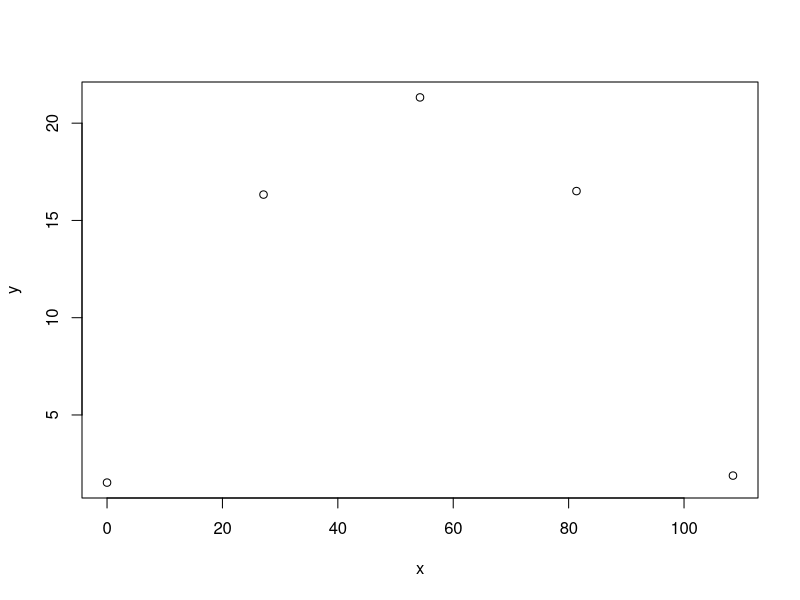
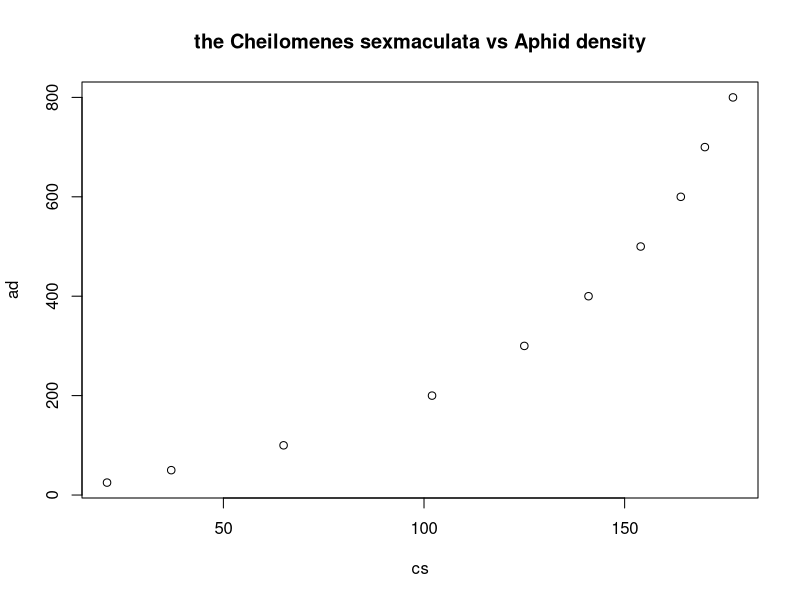
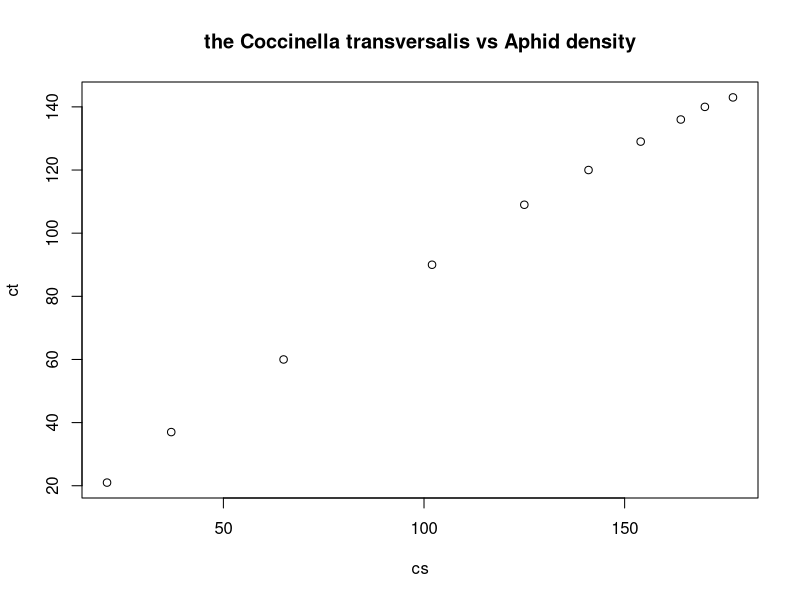
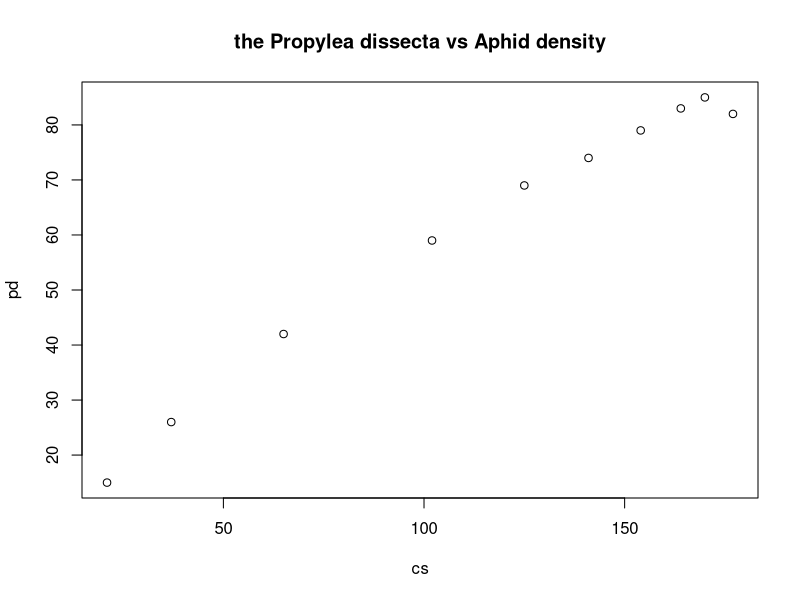

Source code (R) for these figures, in order:
## ---- chunk 1
knitr::opts_chunk$set(
    echo = TRUE,
    warning = FALSE,
    message = FALSE)
## ---- chunk 2
a <- ((93)^2 - 164) / (46^3 + 189)
b <- 376 - (23^2) / 4
c <- (59 + 48^2) / ((-9) + 22^2)
d <- (-16 + 55^2) / 13 + 29^2
e <- 18^4 - 16^3 + 14^2 - 12
c(a, b, c, d, e)
## ---- chunk 3
x <- 1:20
print(3 * x)
length(3 * x)
## ---- chunk 4
t <- 0:4.09
x <- 27.12 * t
y <- 1.524 + 19.71 * t - 4.905 * t^2
plot(x, y)
## ---- chunk 5
# vectors data
cs <- c(21, 37, 65, 102, 125, 141, 154, 164, 170, 177)
ct <- c(21, 37, 60, 90, 109, 120, 129, 136, 140, 143)
pd <- c(15, 26, 42, 59, 69, 74, 79, 83, 85, 82)
# plot for each type of coccinellid
## vector data of aphid density
ad <- c(25, 50, 100, 200, 300, 400, 500, 600, 700, 800)
## plot
plot(cs, ad, type = "p", main = "the Cheilomenes sexmaculata vs Aphid density")

plot(cs, ct, type = "p", main = "the Coccinella transversalis vs Aphid density")

plot(cs, pd, type = "p", main = "the Propylea dissecta vs Aphid density")
